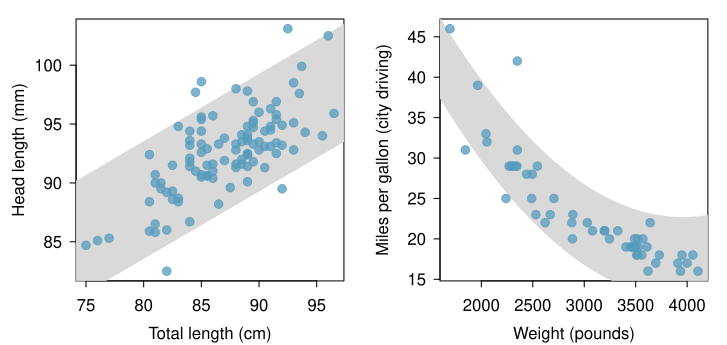

Generate this figure with R:
library(openintro)
data(COL)
data(possum)
data(cars)
myPDF('scattHeadLTotalLTube.pdf', 8/1.1, 3.8/1.1, mar=c(3.2,3.8,1,1), mgp=c(2.4,0.7,0), las=1, mfrow=1:2)

plot(possum$totalL, possum$headL, pch=20, col=COL[1,2], cex=1.7, xlab='', ylab='Head length (mm)', type="n")
mtext("Total length (cm)", 1, line=2.1)

g <- lm(headL ~ totalL, possum)
x <- c(0, 200, 200, 0, 0)
y <- 42.71 + c(-5, 0.5729*200-5, 0.5729*200+5, 5, -5)
polygon(x, y, col=COL[7], border='#00000000')
points(possum$totalL, possum$headL, pch=20, col=COL[1,2], cex=1.7)


plot(cars$weight, cars$mpgCity, pch=20, col=COL[1,2], cex=1.7, ylab='Miles per gallon (city driving)', xlab='', type="n")
mtext("Weight (pounds)", 1, line=2.1)

g <- lm(mpgCity ~ weight + I(weight^2), cars)
x <- c(seq(1000, 5000, 100), rev(seq(1000, 5000, 100)), 1000)
y <- 87.11 - 0.03508*x + 0.000004432*x^2 +
	5*c(rep(-1, 41), rep(1, 41), -1)
polygon(x, y, col=COL[7], border='#00000000')
points(cars$weight, cars$mpgCity, pch=20, col=COL[1,2], cex=1.7)


dev.off()
